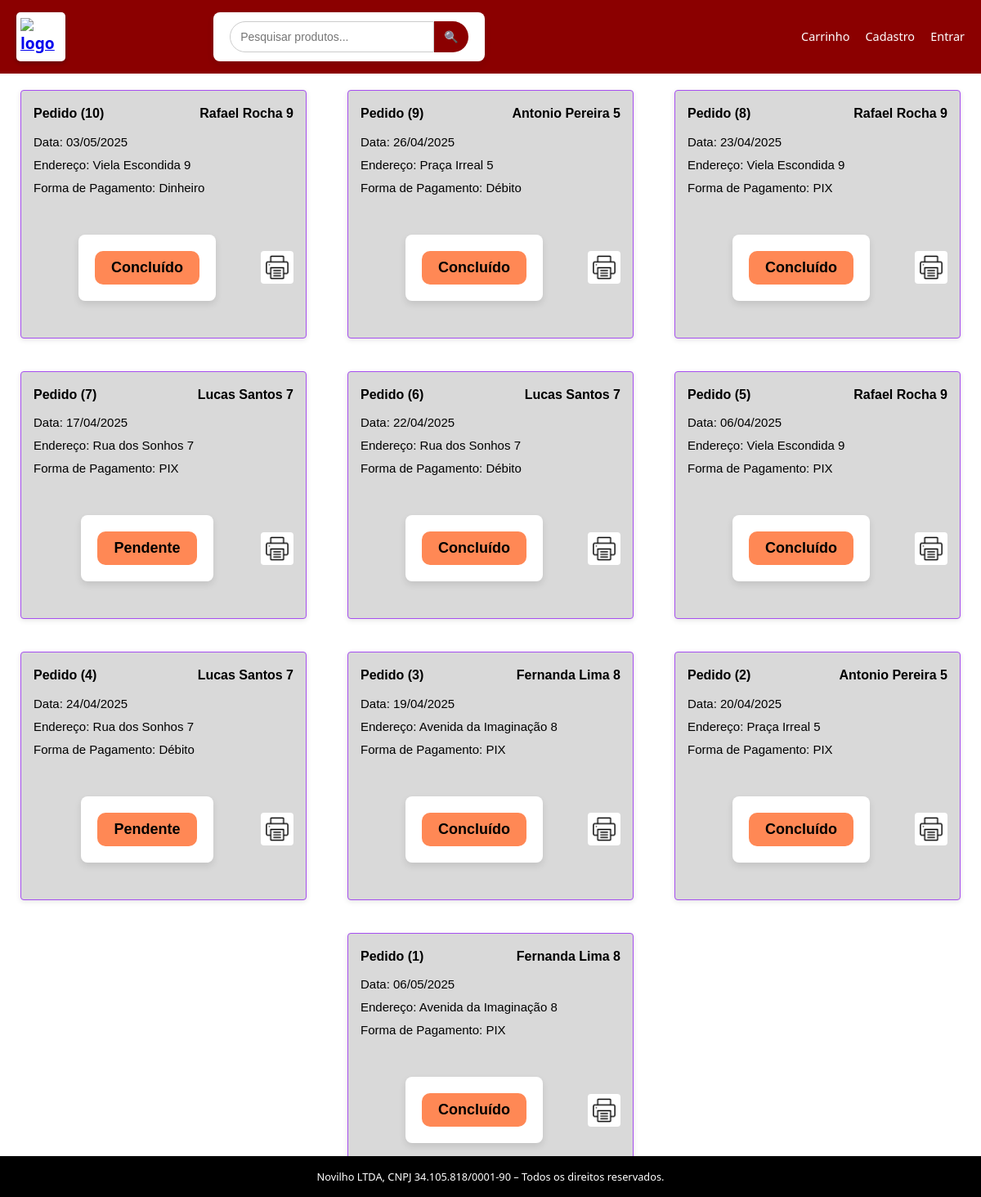
/pedido.php, run on the app's committed database.
### tables this page shows
create table compra (
     id int auto_increment primary key,
     usuarioId int not null,
     data date not null,
     formaPagamentoId int not null,
     statusId int not null,  
     foreign key (usuarioId) references usuario(id),
     foreign key (formaPagamentoId) references formaPagamento(id),
     foreign key (statusId) references status(id)  
 );

create table usuario (
     id int auto_increment primary key,
     cpf char(11) not null unique,
     nome varchar(100) not null,
     endereco varchar(100) not null,
     enderecoNumero int,
     complemento varchar(100) not null,
     cep char(8) not null,
     email varchar(100) not null unique,
     senha varchar(100) not null,
     telefone char(11) not null,
     tipoId int,
     foreign key (tipoId) references tipoUsuario(id)
 );

create table formaPagamento (
     id int auto_increment primary key,
     nome varchar(100) not null
 );

create table status (
    id int auto_increment primary key,
    nome varchar(50) not null
);

### conteudo_pedido.php (the view, shortened to what this page needs)
<?php
include_once("conexao.php");
$sql_pedidos = "SELECT
                    c.id AS pedidoId,
                    u.nome AS clienteNome,
                    c.data AS dataPedido,
                    u.endereco AS enderecoEntrega,
                    fp.nome AS formaPagamentoNome,
                    s.nome AS statusPedidoNome
                FROM compra c
                JOIN usuario u ON c.usuarioId = u.id
                JOIN formaPagamento fp ON c.formaPagamentoId = fp.id
                JOIN status s ON c.statusId = s.id
                ORDER BY c.id DESC, c.id DESC";
$resultado_pedidos = mysqli_query($link, $sql_pedidos);
?>
<?php if ($resultado_pedidos && mysqli_num_rows($resultado_pedidos) > 0): ?>
    <?php while ($pedido = mysqli_fetch_assoc($resultado_pedidos)): ?>
        <?php
        $statusAtual = htmlspecialchars($pedido['statusPedidoNome']);
        ?>
<div class="pedido-card">
            <div class="pedido-header">
                <span>Pedido (<?= htmlspecialchars($pedido['pedidoId']) ?>)</span>
                <span><?= htmlspecialchars($pedido['clienteNome']) ?></span>
                </div>
            <div class="pedido-info">
                <p>Data: <?= htmlspecialchars(date("d/m/Y", strtotime($pedido['dataPedido']))) ?></p>
                <p>Endereço: <?= htmlspecialchars($pedido['enderecoEntrega']) ?></p>
                <p>Forma de Pagamento: <?= htmlspecialchars($pedido['formaPagamentoNome']) ?></p>
                </div>
            <div class="pedido-footer">
                <form method="GET" action="pedido.php">
                    <button type="submit" class="status-button"><?= $statusAtual ?></button>
                </form>
                <div class="print-icon">
                    <a href="imprimir_pedido.php?pedidoId=<?= htmlspecialchars($pedido['pedidoId']) ?>" target="_blank">
                        <img src="imagens/printer-icon.png" alt="Imprimir" width="40" height="40">
                    </a>
                    </div>
                    </div>
        </div>
    <?php endwhile; ?>
    <?php else: ?>
    <p>Nenhum pedido encontrado.</p>
    <?php endif; ?>

### estilo.css (style rules this page uses)
* { margin: 0; padding: 0; box-sizing: border-box; }
body { font-family: "Segoe UI", Tahoma, Geneva, Verdana, sans-serif; background-color: #ffffff; color: #000000; line-height: 1.6; }
img { margin-top: 2%; width: 50px; height: 50px; }
form { background-color: #ffffff; padding: 20px; border-radius: 8px; box-shadow: 0 4px 8px rgba(0, 0, 0, 0.1); max-width: 800px; margin: 30px auto; }
img { max-width: 100%; height: auto; display: block; margin: 0 auto; }
.pedido-card { background-color: #d9d9d9; border: 1px solid #a64ff0; border-radius: 4px; padding: 15px; margin: 20px auto; width: 350px; box-shadow: 0 2px 6px rgba(0, 0, 0, 0.1); font-family: Arial, sans-serif; }
.pedido-header { display: flex; justify-content: space-between; font-weight: bold; margin-bottom: 10px; }
.pedido-info p { margin: 4px 0; font-size: 15px; }
.pedido-footer { display: flex; justify-content: space-between; align-items: center; margin-top: 15px; }
.status-button { background-color: #ff8855; border: none; color: black; font-weight: bold; padding: 10px 20px; border-radius: 10px; cursor: pointer; font-size: 18px; transition: background-color 0.3s; }
.print-icon img { width: 40px; height: 40px; background-color: white; padding: 5px; border-radius: 4px; }

### data on the page
compra: id "10", usuarioId.nome "Rafael Rocha 9", data "03/05/2025", usuarioId.endereco "Viela Escondida 9", formaPagamentoId.nome "Dinheiro", statusId.nome "Concluído"
compra: id "9", usuarioId.nome "Antonio Pereira 5", data "26/04/2025", usuarioId.endereco "Praça Irreal 5", formaPagamentoId.nome "Débito", statusId.nome "Concluído"
compra: id "8", usuarioId.nome "Rafael Rocha 9", data "23/04/2025", usuarioId.endereco "Viela Escondida 9", formaPagamentoId.nome "PIX", statusId.nome "Concluído"
compra: id "7", usuarioId.nome "Lucas Santos 7", data "17/04/2025", usuarioId.endereco "Rua dos Sonhos 7", formaPagamentoId.nome "PIX", statusId.nome "Pendente"
compra: id "6", usuarioId.nome "Lucas Santos 7", data "22/04/2025", usuarioId.endereco "Rua dos Sonhos 7", formaPagamentoId.nome "Débito", statusId.nome "Concluído"
compra: id "5", usuarioId.nome "Rafael Rocha 9", data "06/04/2025", usuarioId.endereco "Viela Escondida 9", formaPagamentoId.nome "PIX", statusId.nome "Concluído"
compra: id "4", usuarioId.nome "Lucas Santos 7", data "24/04/2025", usuarioId.endereco "Rua dos Sonhos 7", formaPagamentoId.nome "Débito", statusId.nome "Pendente"
compra: id "3", usuarioId.nome "Fernanda Lima 8", data "19/04/2025", usuarioId.endereco "Avenida da Imaginação 8", formaPagamentoId.nome "PIX", statusId.nome "Concluído"
compra: id "2", usuarioId.nome "Antonio Pereira 5", data "20/04/2025", usuarioId.endereco "Praça Irreal 5", formaPagamentoId.nome "PIX", statusId.nome "Concluído"
compra: id "1", usuarioId.nome "Fernanda Lima 8", data "06/05/2025", usuarioId.endereco "Avenida da Imaginação 8", formaPagamentoId.nome "PIX", statusId.nome "Concluído"
